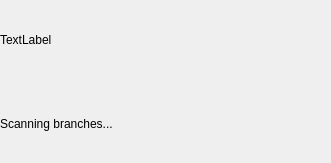
<?xml version="1.0" encoding="UTF-8"?>
<ui version="4.0">
 <class>Form</class>
 <widget class="QWidget" name="Form">
  <property name="geometry">
   <rect>
    <x>0</x>
    <y>0</y>
    <width>331</width>
    <height>163</height>
   </rect>
  </property>
  <property name="windowTitle">
   <string>Form</string>
  </property>
  <layout class="QVBoxLayout" name="verticalLayout">
   <property name="leftMargin">
    <number>0</number>
   </property>
   <property name="topMargin">
    <number>0</number>
   </property>
   <property name="rightMargin">
    <number>0</number>
   </property>
   <property name="bottomMargin">
    <number>0</number>
   </property>
   <item>
    <widget class="QLabel" name="job_name_label">
     <property name="text">
      <string>TextLabel</string>
     </property>
    </widget>
   </item>
   <item>
    <widget class="QLabel" name="label">
     <property name="text">
      <string>Scanning branches...</string>
     </property>
    </widget>
   </item>
   <item>
    <layout class="QVBoxLayout" name="content"/>
   </item>
  </layout>
 </widget>
 <resources/>
 <connections/>
</ui>
